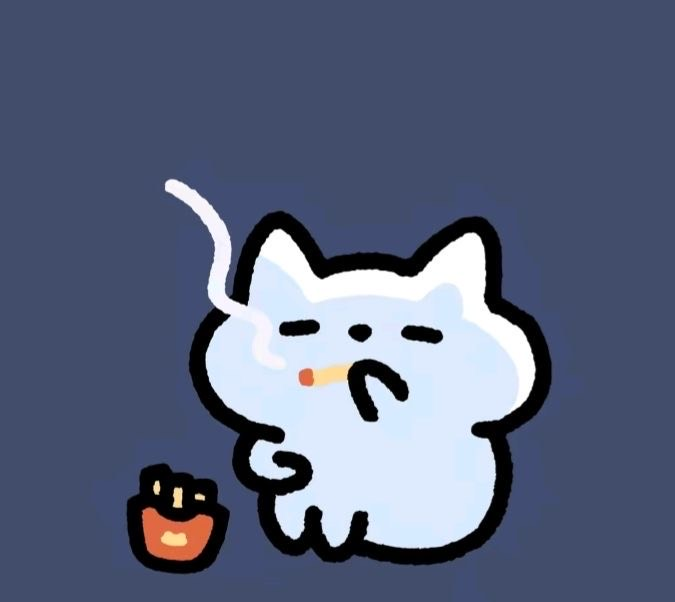
#> input picture images/IMG_5364.jpeg, 675 x 602 px; its folder holds only this picture in this run
$ python ascii.py
#> lines starting #> are read from the running program, lines starting #| are printed output that depends on the picture; after the words box and inside, x2 and y2 are one past the last pixel; in counts of white or black regions, pixels touching at a corner belong together
from PIL import Image, ImageEnhance
import os

# Only dot-style ASCII ramp from light to dark
ASCII_CHARS = " .·•oO"  # You may use ".oO" or ".:oO" etc.

def image_to_ascii(input_path, output_path, width, height, contrast_factor=1.5, bw_threshold=128):
    # Open, grayscale, resize
#> called with input_path = 'images/IMG_5364.jpeg', output_path = 'ascii/ascii_0.txt', width = 45, height = 16, contrast_factor = 1.5, bw_threshold = 128
    img = Image.open(input_path).convert('L').resize((width, height))
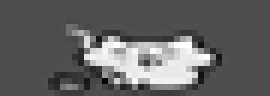
#> img: PIL image 45x16 L (shown 6 times larger); min 5, max 255, mean 98.8

    # Enhance contrast
    img = ImageEnhance.Contrast(img).enhance(contrast_factor)
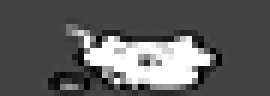
#> img: PIL image 45x16 L (shown 6 times larger); min 0, max 255, mean 93.8

    # Binarize (monochromatic, optional pre-step)
    img_bw = img.point(lambda x: 255 if x > bw_threshold else 0, mode='1')
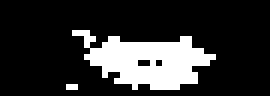
#> img_bw: PIL image 45x16 1 (shown 6 times larger); 18.6% white; 2 white regions (1 under 20 px), largest, box (x1, y1, x2, y2) and area: (12, 5, 36, 15) 132

    # Use the high-contrast (mono) image for mapping (use `img_bw` or `img` as you prefer)
    # For smoother effect, use 'img'. For pure binary dots, use 'img_bw'
    pixels = img.getdata()
    ascii_img = []
    for y in range(height):
        line = ""
        for x in range(width):
            pixel = img.getpixel((x, y))
            # If you want strictly black & white: uncomment below
            # pixel = img_bw.getpixel((x, y)) * 255  # 0 or 255
            char_index = int(pixel / 255 * (len(ASCII_CHARS) - 1))
            char = ASCII_CHARS[char_index]
            line += char
        ascii_img.append(line)
#> after the loop, ascii_img = 16 items
    with open(output_path, 'w') as f:
        f.write('\n'.join(ascii_img))

if __name__ == "__main__":
    images = [os.path.join("images", image) for image in os.listdir("images")]
    print(images)
    width = 45
    height = 16
    count = 0
    for image in images:
        image_to_ascii(image, f"ascii/ascii_{count}.txt", width, height)
        count += 1
